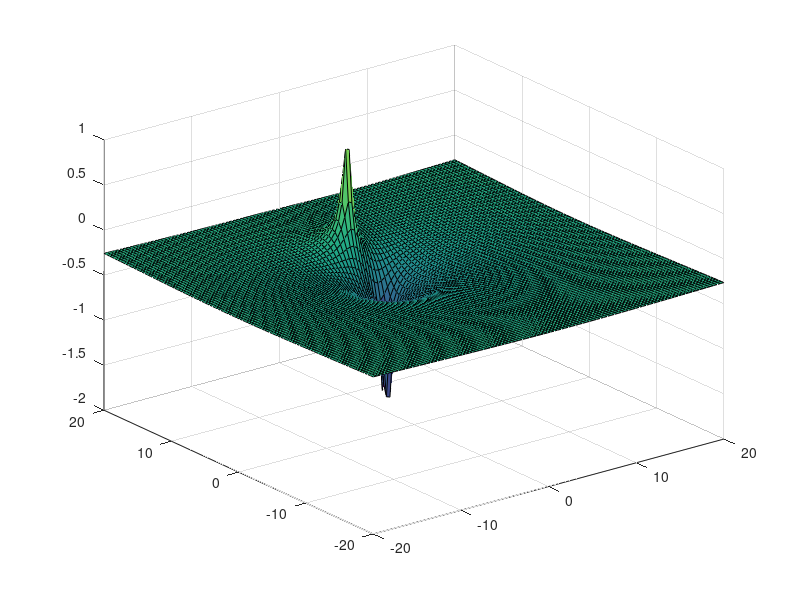

Write MATLAB code to recreate this figure.
clc
clear

n = 100;

x = linspace(-20,20,n);
y = linspace(-20,20,n);

for i = 1:n
    for j = 1:n
        k(i,j) = (((x(i)-10).^2) + (y(j)-0).^2);
        z1(i,j) = (1./k(i,j)).^0.2;
    end
end

for i = 1:n
    for j = 1:n
        z2(i,j) = -(1./(((x(i)-4).^2 + (y(j)-0).^2)))^0.2;
    end
end

for i = 1:n
    for j = 1:n
        z3(i,j) = -(1./(((x(i)-7).^2 + (y(j)-2).^2)))^0.2;
    end
end

z = (z1 +z2 +z3);


surf(x,y,z)